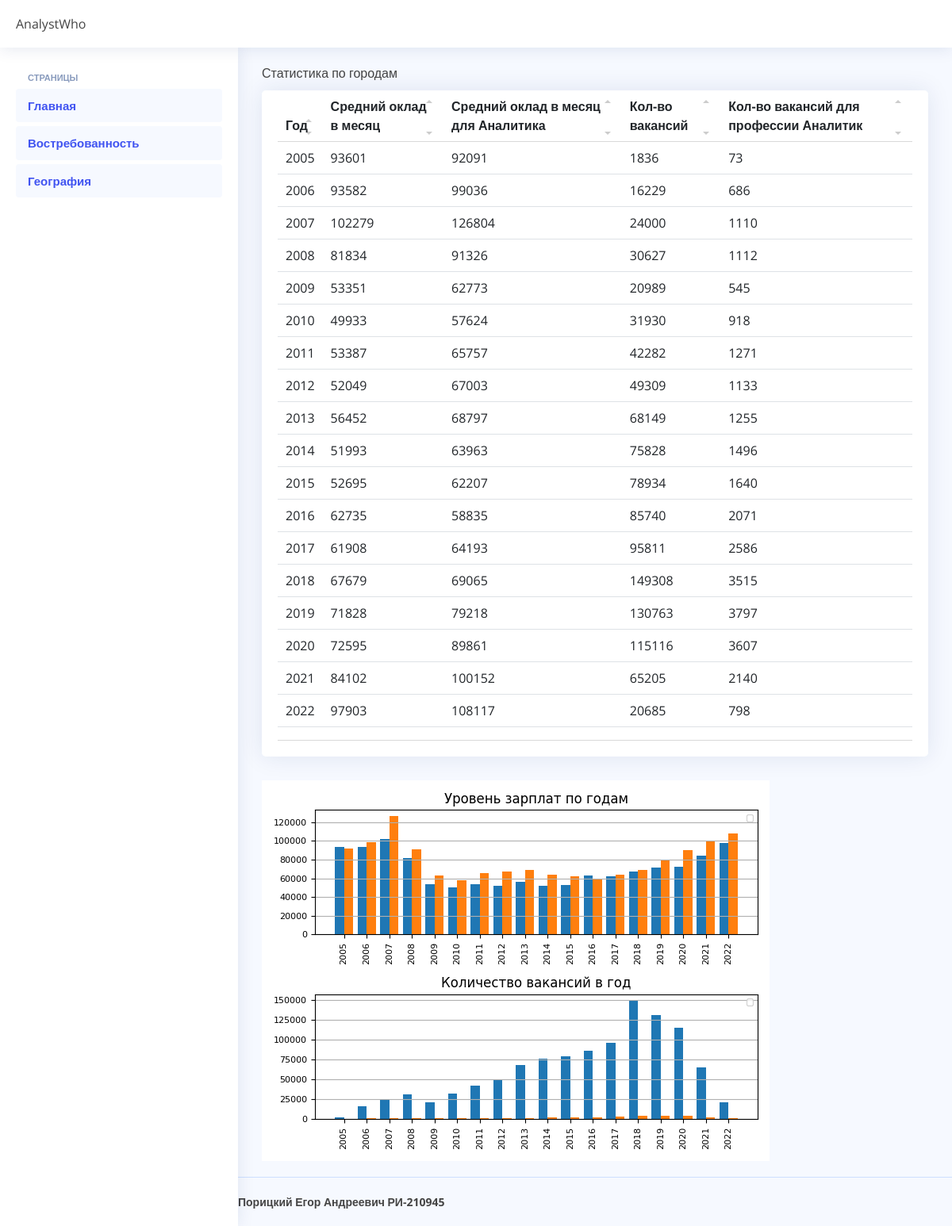
The page /years.html on the database its author committed.
### analyst/models.py (models this page shows)
class Year(models.Model):
    year_date = models.IntegerField('Год')
    year_sal_all = models.BigIntegerField('Средний оклад в месяц')
    year_sal_job = models.BigIntegerField('Средний оклад в месяц для профессии')
    year_count_all = models.IntegerField('Кол-во вакансий')
    year_count_job = models.IntegerField('Кол-во вакансий для профессии')

### analyst/views.py (the view)
# urls.py: path('years.html',views.years),
def years(requset):
    all_years_data = Year.objects.all()
    return render(requset, 'analyst/years.html',{'years_data':all_years_data})

### analyst/templates/analyst/years.html (shortened to what this page needs)
<!doctype html>
{% load static %}
<head>
  <link href="{% static "assets/vendor/bootstrap/css/bootstrap.min.css"%}" rel="stylesheet">
  <link href="{% static "assets/vendor/bootstrap-icons/bootstrap-icons.css"%}" rel="stylesheet">
  <link href="{% static "assets/vendor/boxicons/css/boxicons.min.css"%}" rel="stylesheet">
  <link href="{% static "assets/vendor/quill/quill.snow.css"%}" rel="stylesheet">
  <link href="{% static "assets/vendor/quill/quill.bubble.css"%}" rel="stylesheet">
  <link href="{% static "assets/vendor/remixicon/remixicon.css"%}" rel="stylesheet">
  <link href="{% static "assets/vendor/simple-datatables/style.css"%}" rel="stylesheet">
  <link href="{% static "assets/css/style.css"%}" rel="stylesheet">
</head>
<html lang="eng">
    <body>
        <header id="header" class="header fixed-top d-flex align-items-center">
        <div class="d-flex align-items-center justify-content-between">
            <span class="d-none d-lg-block">AnalystWho</span>
        </div>
    </header>
        <main id="main" class="main">
        <aside id="sidebar" class="sidebar">
            <ul class="sidebar-nav" id="sidebar-nav">
                <li class="nav-heading">Страницы</li>
                <li class="nav-item">
                    <a class="nav-link" href="main.html">
                        <span>Главная</span>
                    </a>
                </li>
                <li class="nav-item">
                    <a class="nav-link" href="years.html">
                        <span>Востребованность</span>
                    </a>
                </li>
                <li>
                    <a class="nav-link" href="cities.html">
                        <span>География</span>
                    </a>
                </li>
            </ul>
        </aside>
            <div class="pagetitle" >Статистика по городам</div>
        <section class="section">
            <div class="row">
                <div class="col-lg-12">
                    <div class="card">
                        <div class="card-body">
                            <div class="dataTable-wrapper dataTable-loading no-footer sortable fixed-columns">
                                <div class="dataTable-container">
                                    <table class="table datatable dataTable-table">
                                        <thead>
                                            <tr>
                                                <th scope="col" data-sortable class>
                                                    <a class="dataTable-sorter">
                                                        Год
                                                    </a>
                                                </th>
                                                <th scope="col" data-sortable class>
                                                    <a class="dataTable-sorter">
                                                        Средний оклад в месяц
                                                    </a>
                                                </th>
                                                <th scope="col" data-sortable class>
                                                    <a class="dataTable-sorter">
                                                        Средний оклад в месяц для Аналитика
                                                    </a>
                                                </th>
                                                <th scope="col" data-sortable class>
                                                    <a class="dataTable-sorter">
                                                        Кол-во вакансий
                                                    </a>
                                                </th>
                                                <th scope="col" data-sortable class>
                                                    <a class="dataTable-sorter">
                                                        Кол-во вакансий для профессии Аналитик
                                                    </a>
                                                </th>
                                        </tr>
                                    </thead>
                                    <tbody>
                                    {% for year in years_data %}
                                        <tr>
                                            <td>{{ year.year_date }}</td>
                                            <td>{{ year.year_sal_all }}</td>
                                            <td>{{ year.year_sal_job}}</td>
                                            <td>{{ year.year_count_all }}</td>
                                            <td>{{ year.year_count_job }}</td>
                                        </tr>
                                    {% endfor %}
                                    </tbody>
                                </table>
                            </div>
                            </div>
                        </div>
                    </div>
                    <div class="col-lg-4">
                        <img src="{% static "images/graph_year.png" %}">
                    </div>
                </div>
            </div>
        </section>
        </main>
        <footer id="footer" class="footer">
            <strong>
                <span>Порицкий Егор Андреевич РИ-210945</span>
            </strong>
        </footer>
    </body>
</html>

### analyst/static/assets/css/style.css (style rules this page uses)
:root { scroll-behavior: smooth; }
body { font-family: "Open Sans", sans-serif; background: #f6f9ff; color: #444444; }
a { color: #4154f1; text-decoration: none; }
#main { margin-top: 60px; padding: 20px 30px; transition: all 0.3s; }
.pagetitle { margin-bottom: 10px; }
.card { margin-bottom: 30px; border: none; border-radius: 5px; box-shadow: 0px 0 30px rgba(1, 41, 112, 0.1); }
.card-body { padding: 0 20px 20px 20px; }
.header { transition: all 0.5s; z-index: 997; height: 60px; box-shadow: 0px 2px 20px rgba(1, 41, 112, 0.1); background-color: #fff; padding-left: 20px; }
.sidebar { position: fixed; top: 60px; left: 0; bottom: 0; width: 300px; z-index: 996; transition: all 0.3s; padding: 20px; overflow-y: auto; scrollbar-width: thin; scrollbar-color: #aab7cf transparent; box-shadow: 0px 0px 20px rgba(1, 41, 112, 0.1); background-color: #fff; }
@media (min-width: 1200px) { #main, #footer { margin-left: 300px; } }
.sidebar-nav { padding: 0; margin: 0; list-style: none; }
.sidebar-nav li { padding: 0; margin: 0; list-style: none; }
.sidebar-nav .nav-item { margin-bottom: 5px; }
.sidebar-nav .nav-heading { font-size: 11px; text-transform: uppercase; color: #899bbd; font-weight: 600; margin: 10px 0 5px 15px; }
.sidebar-nav .nav-link { display: flex; align-items: center; font-size: 15px; font-weight: 600; color: #4154f1; transition: 0.3; background: #f6f9ff; padding: 10px 15px; border-radius: 4px; }
.footer { padding: 20px 0; font-size: 14px; transition: all 0.3s; border-top: 1px solid #cddfff; }

### rows shown on the page
Year: year_date "2005", year_sal_all "93601", year_sal_job "92091", year_count_all "1836", year_count_job "73"
Year: year_date "2006", year_sal_all "93582", year_sal_job "99036", year_count_all "16229", year_count_job "686"
Year: year_date "2007", year_sal_all "102279", year_sal_job "126804", year_count_all "24000", year_count_job "1110"
Year: year_date "2008", year_sal_all "81834", year_sal_job "91326", year_count_all "30627", year_count_job "1112"
Year: year_date "2009", year_sal_all "53351", year_sal_job "62773", year_count_all "20989", year_count_job "545"
Year: year_date "2010", year_sal_all "49933", year_sal_job "57624", year_count_all "31930", year_count_job "918"
Year: year_date "2011", year_sal_all "53387", year_sal_job "65757", year_count_all "42282", year_count_job "1271"
Year: year_date "2012", year_sal_all "52049", year_sal_job "67003", year_count_all "49309", year_count_job "1133"
Year: year_date "2013", year_sal_all "56452", year_sal_job "68797", year_count_all "68149", year_count_job "1255"
Year: year_date "2014", year_sal_all "51993", year_sal_job "63963", year_count_all "75828", year_count_job "1496"
Year: year_date "2015", year_sal_all "52695", year_sal_job "62207", year_count_all "78934", year_count_job "1640"
Year: year_date "2016", year_sal_all "62735", year_sal_job "58835", year_count_all "85740", year_count_job "2071"
Year: year_date "2017", year_sal_all "61908", year_sal_job "64193", year_count_all "95811", year_count_job "2586"
Year: year_date "2018", year_sal_all "67679", year_sal_job "69065", year_count_all "149308", year_count_job "3515"
Year: year_date "2019", year_sal_all "71828", year_sal_job "79218", year_count_all "130763", year_count_job "3797"
Year: year_date "2020", year_sal_all "72595", year_sal_job "89861", year_count_all "115116", year_count_job "3607"
Year: year_date "2021", year_sal_all "84102", year_sal_job "100152", year_count_all "65205", year_count_job "2140"
Year: year_date "2022", year_sal_all "97903", year_sal_job "108117", year_count_all "20685", year_count_job "798"
